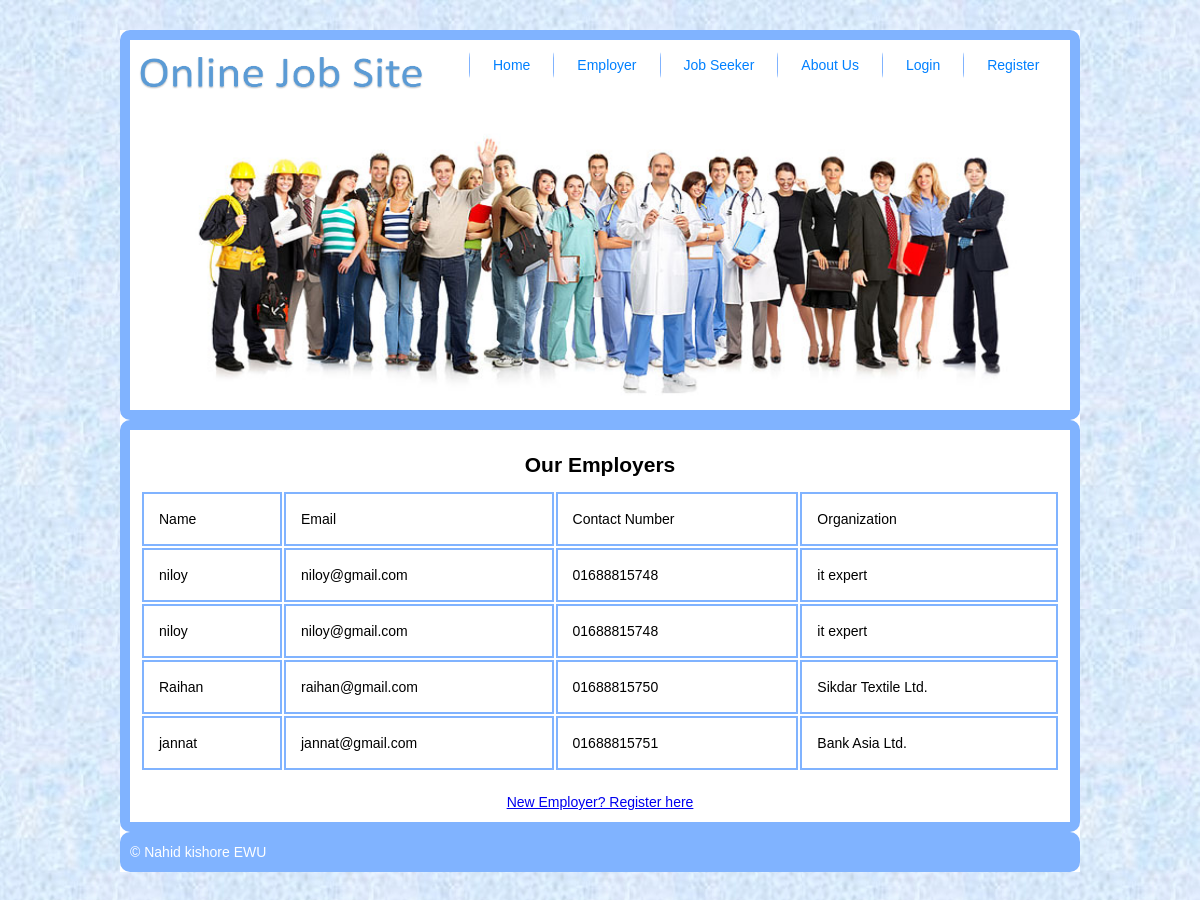
Page /Employer.php on the committed database.
### tables this page shows
CREATE TABLE `employer` (
  `Name` varchar(100) NOT NULL,
  `Email` varchar(100) NOT NULL,
  `ContactNo` varchar(100) NOT NULL,
  `Username` varchar(100) NOT NULL,
  `Password` varchar(100) NOT NULL,
  `Org_name` varchar(100) NOT NULL
);

### Employer.php (the view, shortened to what this page needs)
<!DOCTYPE html>
<?php
if(isset($_SESSION["Username"])){
	$userProfile=$_SESSION["Username"];
	$ut=$_SESSION["Usertype"];
	$flag=1;
}
else{
	$flag=0;
}
$conn = new mysqli("localhost", "root", "", "job");
$sql = "SELECT * FROM employer";
$result = mysqli_query($conn, $sql);
?>
<html>
<head>
	<link rel="stylesheet" type="text/css" href="all.css">
</head>
<body>
<div class="main">
	<div class="header">
		<img src="images/logo.png" width="300" height="70">
		<ul>
			<li><a href="index.php">Home</a></li>
			<li><a href="Employer.php">Employer</a></li>
			<li><a href="JobSeeker.php">Job Seeker</a></li>
			<li><a href="AboutUs.php">About Us</a></li>
			<?php
			if($flag==1){
				if($ut==1){
					echo "<li><a href='JobSeekerProfile.php' style='background: #ffff99;border-radius:10px'>User: ".$userProfile."</a></li>";
				}
				elseif ($ut==2) {
					echo "<li><a href='EmployerProfile.php' style='background: #ffff99;border-radius:10px'>User: ".$userProfile."</a></li>";
				}
				else{
					echo "<li><a href='AdministratorProfile.php' style='background: #ffff99;border-radius:10px'>User: ".$userProfile."</a></li>";
				}
			}
			else{
				echo "
				<li><a href='login.php'>Login</a></li>
				<li><a href='register.php'>Register</a></li>
				";
			}
			?>
		</ul>
		<img id="pic" src="images/bigpicture.jpg" alt="" width="960" height="300" />
	</div>
	<div class="content">
		<center><h2>Our Employers</h2></center>
		<table class="tt">
		<tr>
			<td>Name</td>
			<td>Email</td>
			<td>Contact Number</td>
			<td>Organization</td>
		</tr>
		<?php
		if ($result->num_rows > 0) {
		    while($row = $result->fetch_assoc()) {
		    	$name=$row["Name"];
		    	$email=$row["Email"];
		    	$contact=$row["ContactNo"];
		    	$address=$row["Org_name"];
		    	echo "<tr><td>$name</td><td>$email</td><td>$contact</td><td>$address</td></tr>";
		    }
		} else {
		    echo "0 results";
		}
		?>
		</table><br>
		<center><a href="EmployerReg.php">New Employer? Register here</a></center>
	</div>
	<div class="footer">&copy Nahid kishore EWU</div>
</div>
</body>
</html>

### all.css (style rules this page uses)
* { margin:0;padding:0 }
body { font-family:Arial;font-size:14px;line-height:20px;color:black;background:url(images/back.jpg); }
.main { width:960px;margin:30px auto;display:block;overflow:hidden;background: #fff; }
.header { overflow: hidden;border: 10px solid #80b3ff;border-radius: 10px }
.header img { float: left;border-right: 39px solid #fff }
.header ul { list-style:none }
.header ul li { float:left;border-left:1px solid #80b3ff;border-radius: 18px }
.header ul li a { display:block;background:#fff;color:#0080ff;padding:15px 23px;text-decoration:none }
.content { overflow: hidden;border: 10px solid #80b3ff;border-radius: 10px;padding: 10px; }
.content h2,h3,h4,p,input { padding: 15px }
.tt { width: 100%; }
.tt td { border:2px solid #80b3ff;padding: 15px; }
.footer { background:#80b3ff;color:#fff;padding:10px;border-radius: 10px }

### rows in the picture
employer: Name "niloy", Email "niloy@gmail.com", ContactNo "01688815748", Org_name "it expert"
employer: Name "niloy", Email "niloy@gmail.com", ContactNo "01688815748", Org_name "it expert"
employer: Name "Raihan", Email "raihan@gmail.com", ContactNo "01688815750", Org_name "Sikdar Textile Ltd."
employer: Name "jannat", Email "jannat@gmail.com", ContactNo "01688815751", Org_name "Bank Asia Ltd."
